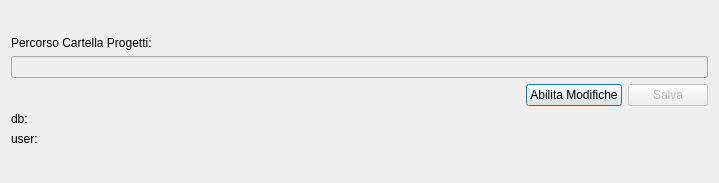
<?xml version="1.0" encoding="UTF-8"?>
<ui version="4.0">
 <class>Personalizza</class>
 <widget class="QDialog" name="Personalizza">
  <property name="geometry">
   <rect>
    <x>0</x>
    <y>0</y>
    <width>719</width>
    <height>183</height>
   </rect>
  </property>
  <property name="windowTitle">
   <string>Personalizza</string>
  </property>
  <layout class="QVBoxLayout" name="verticalLayout_2">
   <item>
    <layout class="QVBoxLayout" name="verticalLayout">
     <item>
      <spacer name="verticalSpacer">
       <property name="orientation">
        <enum>Qt::Vertical</enum>
       </property>
       <property name="sizeHint" stdset="0">
        <size>
         <width>20</width>
         <height>40</height>
        </size>
       </property>
      </spacer>
     </item>
     <item>
      <widget class="QLabel" name="label">
       <property name="text">
        <string>Percorso Cartella Progetti:</string>
       </property>
      </widget>
     </item>
     <item>
      <widget class="QLineEdit" name="lineEdit">
       <property name="enabled">
        <bool>false</bool>
       </property>
      </widget>
     </item>
     <item>
      <layout class="QHBoxLayout" name="horizontalLayout">
       <item>
        <spacer name="horizontalSpacer">
         <property name="orientation">
          <enum>Qt::Horizontal</enum>
         </property>
         <property name="sizeHint" stdset="0">
          <size>
           <width>40</width>
           <height>20</height>
          </size>
         </property>
        </spacer>
       </item>
       <item>
        <widget class="QPushButton" name="pushButton_2">
         <property name="text">
          <string>Abilita Modifiche</string>
         </property>
        </widget>
       </item>
       <item>
        <widget class="QPushButton" name="pushButton">
         <property name="enabled">
          <bool>false</bool>
         </property>
         <property name="text">
          <string>Salva</string>
         </property>
        </widget>
       </item>
      </layout>
     </item>
     <item>
      <widget class="QLabel" name="label_2">
       <property name="text">
        <string>db:</string>
       </property>
      </widget>
     </item>
     <item>
      <widget class="QLabel" name="label_3">
       <property name="text">
        <string>user:</string>
       </property>
      </widget>
     </item>
     <item>
      <spacer name="verticalSpacer_2">
       <property name="orientation">
        <enum>Qt::Vertical</enum>
       </property>
       <property name="sizeHint" stdset="0">
        <size>
         <width>20</width>
         <height>40</height>
        </size>
       </property>
      </spacer>
     </item>
    </layout>
   </item>
  </layout>
 </widget>
 <resources/>
 <connections/>
</ui>
